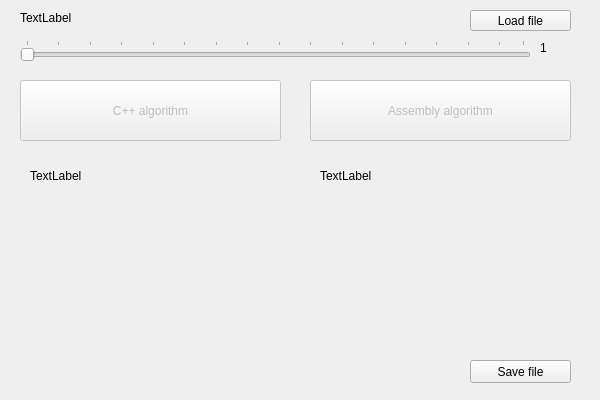
<?xml version="1.0" encoding="UTF-8"?>
<ui version="4.0">
 <class>JAProjektClass</class>
 <widget class="QWidget" name="JAProjektClass">
  <property name="geometry">
   <rect>
    <x>0</x>
    <y>0</y>
    <width>600</width>
    <height>400</height>
   </rect>
  </property>
  <property name="windowTitle">
   <string>JAProjekt</string>
  </property>
  <widget class="QPushButton" name="loadFileButton">
   <property name="geometry">
    <rect>
     <x>470</x>
     <y>10</y>
     <width>101</width>
     <height>21</height>
    </rect>
   </property>
   <property name="text">
    <string>Load file</string>
   </property>
  </widget>
  <widget class="QLabel" name="sourceLocationLabel">
   <property name="geometry">
    <rect>
     <x>20</x>
     <y>10</y>
     <width>431</width>
     <height>16</height>
    </rect>
   </property>
   <property name="text">
    <string>TextLabel</string>
   </property>
  </widget>
  <widget class="QPushButton" name="cppAlgButton">
   <property name="enabled">
    <bool>false</bool>
   </property>
   <property name="geometry">
    <rect>
     <x>20</x>
     <y>80</y>
     <width>261</width>
     <height>61</height>
    </rect>
   </property>
   <property name="text">
    <string>C++ algorithm</string>
   </property>
  </widget>
  <widget class="QPushButton" name="asmAlgButton">
   <property name="enabled">
    <bool>false</bool>
   </property>
   <property name="geometry">
    <rect>
     <x>310</x>
     <y>80</y>
     <width>261</width>
     <height>61</height>
    </rect>
   </property>
   <property name="text">
    <string>Assembly algorithm</string>
   </property>
  </widget>
  <widget class="QLabel" name="cppAlglabel">
   <property name="geometry">
    <rect>
     <x>30</x>
     <y>150</y>
     <width>251</width>
     <height>51</height>
    </rect>
   </property>
   <property name="text">
    <string>TextLabel</string>
   </property>
  </widget>
  <widget class="QLabel" name="asmAlglabel">
   <property name="geometry">
    <rect>
     <x>320</x>
     <y>150</y>
     <width>251</width>
     <height>51</height>
    </rect>
   </property>
   <property name="text">
    <string>TextLabel</string>
   </property>
  </widget>
  <widget class="QPushButton" name="saveFileButton">
   <property name="geometry">
    <rect>
     <x>470</x>
     <y>360</y>
     <width>101</width>
     <height>23</height>
    </rect>
   </property>
   <property name="text">
    <string>Save file</string>
   </property>
  </widget>
  <widget class="QSlider" name="coreHorizontalSlider">
   <property name="geometry">
    <rect>
     <x>20</x>
     <y>40</y>
     <width>511</width>
     <height>22</height>
    </rect>
   </property>
   <property name="minimum">
    <number>1</number>
   </property>
   <property name="maximum">
    <number>64</number>
   </property>
   <property name="sliderPosition">
    <number>1</number>
   </property>
   <property name="orientation">
    <enum>Qt::Horizontal</enum>
   </property>
   <property name="tickPosition">
    <enum>QSlider::TicksAbove</enum>
   </property>
   <property name="tickInterval">
    <number>4</number>
   </property>
  </widget>
  <widget class="QLabel" name="coreLabel">
   <property name="geometry">
    <rect>
     <x>540</x>
     <y>40</y>
     <width>21</width>
     <height>16</height>
    </rect>
   </property>
   <property name="text">
    <string>1</string>
   </property>
  </widget>
 </widget>
 <layoutdefault spacing="6" margin="11"/>
 <resources>
  <include location="JAProjekt.qrc"/>
 </resources>
 <connections>
  <connection>
   <sender>coreHorizontalSlider</sender>
   <signal>sliderMoved(int)</signal>
   <receiver>coreLabel</receiver>
   <slot>setNum(int)</slot>
   <hints>
    <hint type="sourcelabel">
     <x>275</x>
     <y>50</y>
    </hint>
    <hint type="destinationlabel">
     <x>550</x>
     <y>47</y>
    </hint>
   </hints>
  </connection>
 </connections>
</ui>
